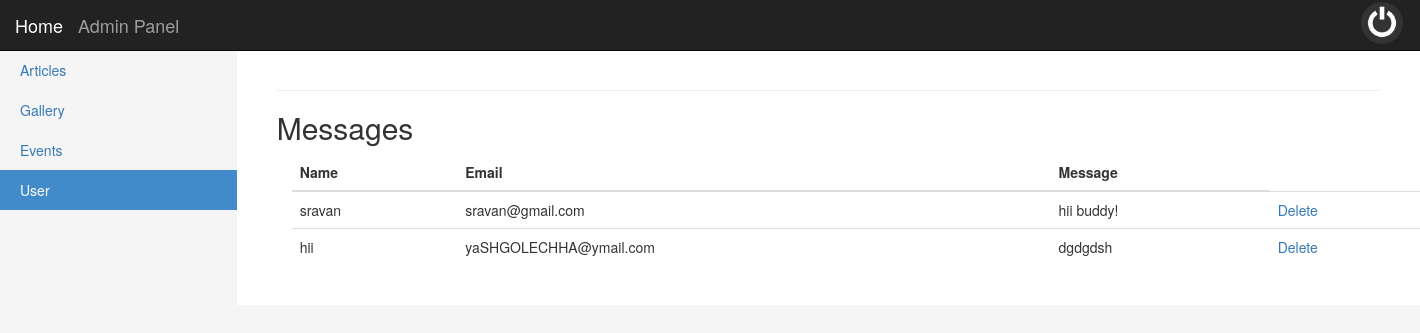
Screenshot of /api/admin_users.php with the database file from the repository.
### tables this page shows
CREATE TABLE IF NOT EXISTS `contact` (
  `request_id` int(11) NOT NULL,
  `name` varchar(100) NOT NULL,
  `email` varchar(200) NOT NULL,
  `message` text NOT NULL
);

### api/admin_users.php (the view, shortened to what this page needs)
<!DOCTYPE html>
<html lang="en">
	<head>
		<link href="../css/bootstrap.min.css" rel="stylesheet">
		<link href="../css/admin_style.css" rel="stylesheet">
	</head>
	<body>
<nav class="navbar navbar-inverse navbar-fixed-top" role="navigation">
      <div class="container-fluid">
        <div class="navbar-header">
         <a class="navbar-brand" href="index.php">Home</a>
		      <a class="navbar-brand" href="admin_home.php">Admin Panel</a>
        </div>
        <div class="navbar-collapse collapse">
          <a href="admin_logout.php"><img src="../img/logout.png" class="navbar-right img-responsive" height="3%" width="3%" style="margin:2px;"></a>
        </div>
      </div>
</nav>
<div class="container-fluid">
      <div class="row row-offcanvas row-offcanvas-left">
         <div class="col-sm-3 col-md-2 sidebar-offcanvas" id="sidebar" role="navigation">
            <ul class="nav nav-sidebar">
              <li ><a href="admin_home.php">Articles</a></li>
              <li><a href="admin_gallery.php">Gallery</a></li>
              <li><a href="admin_events.php">Events</a></li>
              <li class="active"><a href="#">User</a></li>
            </ul>
        </div>
        <div class="col-sm-9 col-md-10 main">
          <hr>
          <h2 class="sub-header">Messages</h2>
          <?php
$servername = "localhost";
$username = "root";
$password = "";
$dbname = "joyfest";
$conn = mysqli_connect($servername, $username, $password, $dbname);
$re="select * from contact order by request_id desc";
			echo "<div class=\"container\">
  <table class=\"table table-hover\">
    <thead>
      <tr>
        <th>Name</th>
        <th>Email</th>
		<th>Message</th>
      </tr>
    </thead>
    <tbody>";
		$rs = mysqli_query($conn,$re);
while ($row=mysqli_fetch_array($rs))
	{
		$p=$row['name'];
	$p2=$row['email'];
	$p3=$row['message'];
	echo '<tr>
  <td>'.$p.'</td>
  <td>'.$p2.'</td>
  <td>'.$p3.'</td>
  <td><a href="deleteuser.php?id='.$row['name'].'">Delete</a> </td>
  </tr>';
	}
	echo "</tbody></table></div>";
?>
      </div>
	</div>
</div>
	</body>
</html>

### css/admin_style.css (style rules this page uses)
body { padding-top: 50px; background-color: #f5f5f5; }
.nav-sidebar { background-color: #f5f5f5; margin-right: -15px; margin-bottom: 20px; margin-left: -15px; }
.nav-sidebar > li > a { padding-right: 20px; padding-left: 20px; }
.nav-sidebar > .active > a { color: #fff; background-color: #428bca; }
.main { padding: 20px; background-color: #fff; }
@media (min-width: 768px) { .main { padding-right: 40px; padding-left: 40px; } }

### rows the page displays
contact: name "sravan", email "sravan@gmail.com", message "hii buddy!"
contact: name "hii", email "yaSHGOLECHHA@ymail.com", message "dgdgdsh"
